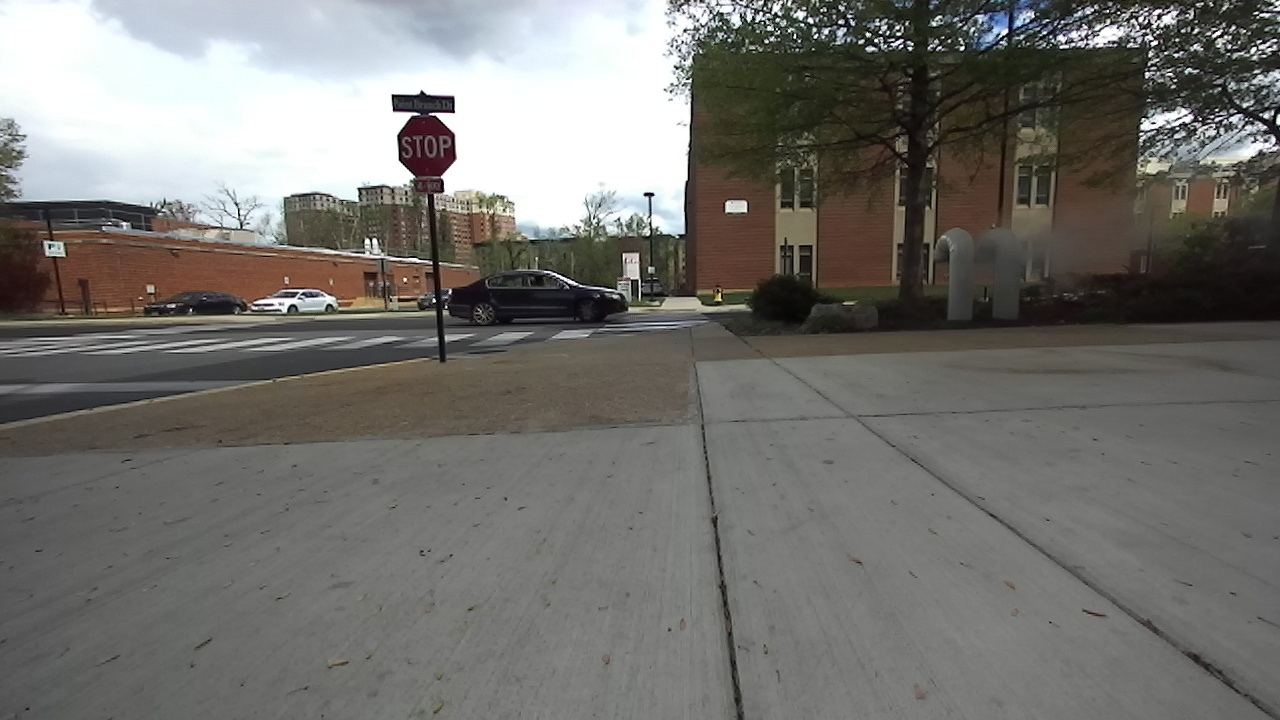
#> input picture src_imgs/stop.jpg, 1280 x 720 px
$ python corner_detection_cv.py
#> lines starting #> are read from the running program, lines starting #| are printed output that depends on the picture; after the words box and inside, x2 and y2 are one past the last pixel; in counts of white or black regions, pixels touching at a corner belong together
'''
Author: Mudit Singal
Project: Stop Sign corner detection for camera pose estimation
University: University of Maryland, College Park
'''

# Imporing the necessary libraries
import matplotlib.pyplot as plt
import numpy as np
import math
import os
import datetime
import cv2

# Reading the path
curr_pwd = os.getcwd()
img_path = curr_pwd + "/.." + '/src_imgs/'
CASE = 3
margin_percent = 4 / 100

'''
stop  -> 397, 115, 458, 177

stop2 -> 290, 274, 373, 301
595, 120, 655, 184

stop3 -> 494, 178, 535, 222

stop4 -> 696, 166, 726, 210
'''

img1 = cv2.imread(img_path + "stop.jpg")
#> img1 is the input picture: shape (720, 1280, 3); mean B, G, R 110.7, 114.5, 115.8
img2 = cv2.imread(img_path + "stop2.jpg")
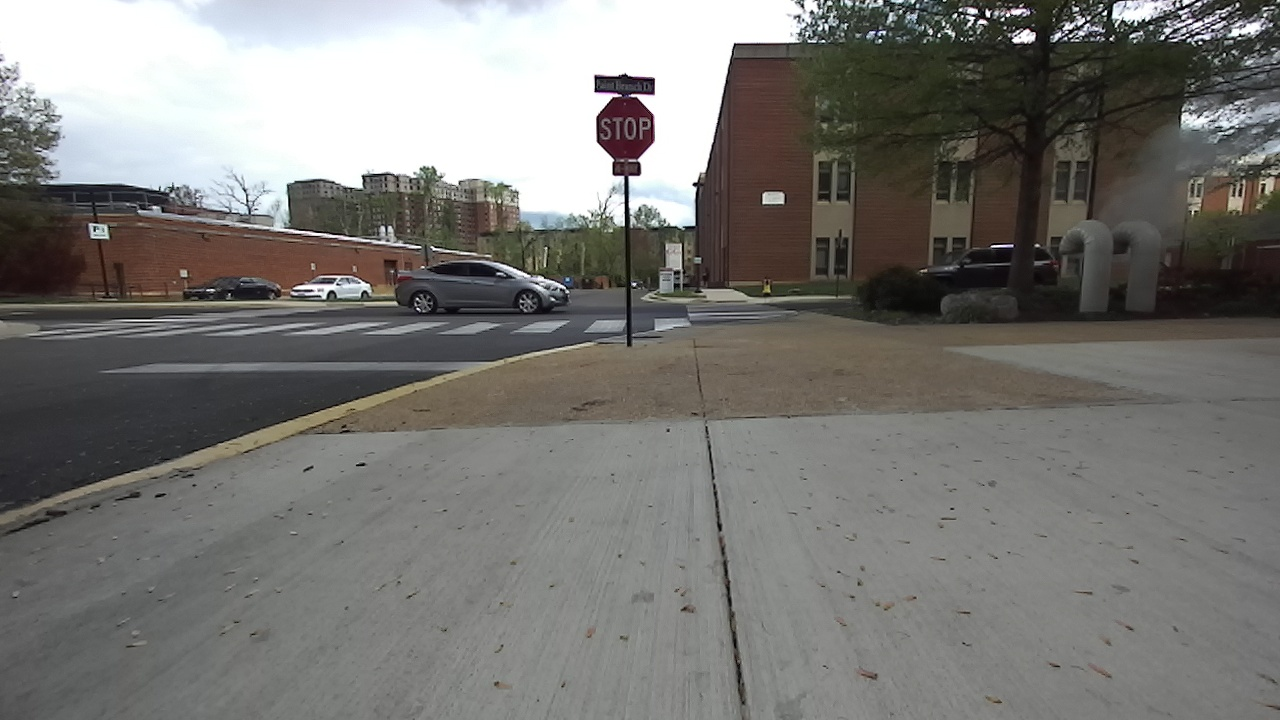
#> input picture src_imgs/stop2.jpg, 1280 x 720 px
#> img2 is the input picture: shape (720, 1280, 3); mean B, G, R 116.4, 119.6, 120.8
img3 = cv2.imread(img_path + "stop3.jpg")
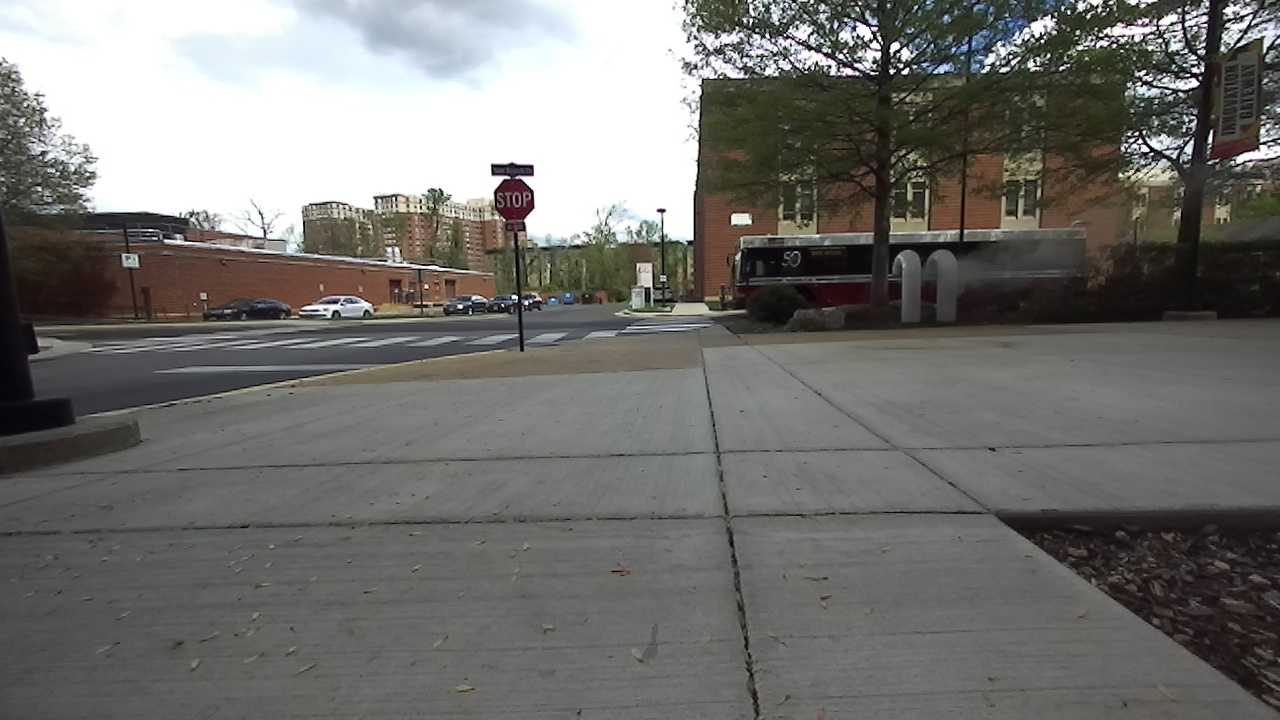
#> input picture src_imgs/stop3.jpg, 1280 x 720 px
#> img3 is the input picture: shape (720, 1280, 3); mean B, G, R 110.7, 114, 114.6
img4 = cv2.imread(img_path + "stop4.jpg")

# Considering the 4 cases of stop signs, later this will be integrated with YOLO to eliminate separate cases
if CASE == 0:
    box_tl_x = 397
    box_tl_y = 115
    box_br_x = 458
    box_br_y = 177
    img = img1

elif CASE == 1:
    box_tl_x = 596
    box_tl_y = 97
    box_br_x = 655
    box_br_y = 162
    img = img2

elif CASE == 2:
    box_tl_x = 494
    box_tl_y = 178
    box_br_x = 535
    box_br_y = 222
    img = img3

elif CASE == 3:
    box_tl_x = 696
    box_tl_y = 166
    box_br_x = 726
    box_br_y = 210
    img = img4


# Adjusted box dimensions
box_w = abs(box_br_x - box_tl_x)
box_h = abs(box_br_y - box_tl_y)
margin_x = int( box_w * margin_percent )
margin_y = int( box_h * margin_percent )


# Thresholding
hue_min1 = 0
hue_max1 = 9
hue_min2 = 166
hue_max2 = 179
sat_min = 20
sat_max = 255
val_min = 10
val_max = 255

erode_kernel = np.ones((5,5), np.uint8)
dil_kernel = np.ones((5,5), np.uint8)

low_thres1 = np.array([hue_min1, sat_min, val_min])
high_thres1 = np.array([hue_max1, sat_max, val_max])

low_thres2 = np.array([hue_min2, sat_min, val_min])
high_thres2 = np.array([hue_max2, sat_max, val_max])


curr_ts = datetime.datetime.now()
print("Current timestamp: " + str(curr_ts))


# img = cv2.imread("/home/mudit/escooter_dev/images/estop1.png")
# img = cv2.imread("/home/mudit/escooter_dev/images/estop2.png")

img_hsv = cv2.cvtColor(img1, cv2.COLOR_BGR2HSV)
#> img_hsv: shape (720, 1280, 3); mean H, S, V 38.8, 29, 118.2

img_hsv[:, :, 1] = cv2.equalizeHist(img_hsv[:, :, 1])
#> img_hsv: shape (720, 1280, 3); mean H, S, V 38.8, 127.8, 118.2
img_hsv[:, :, 2] = cv2.equalizeHist(img_hsv[:, :, 2])
#> img_hsv: shape (720, 1280, 3); mean H, S, V 38.8, 127.8, 129.5

img_eq = cv2.cvtColor(img_hsv, cv2.COLOR_HSV2BGR)
print(img_eq.shape)
#| (720, 1280, 3)
cv2.imwrite("stop_eq.jpg", img_eq)

mask1 = cv2.inRange(img_hsv, low_thres1, high_thres1)
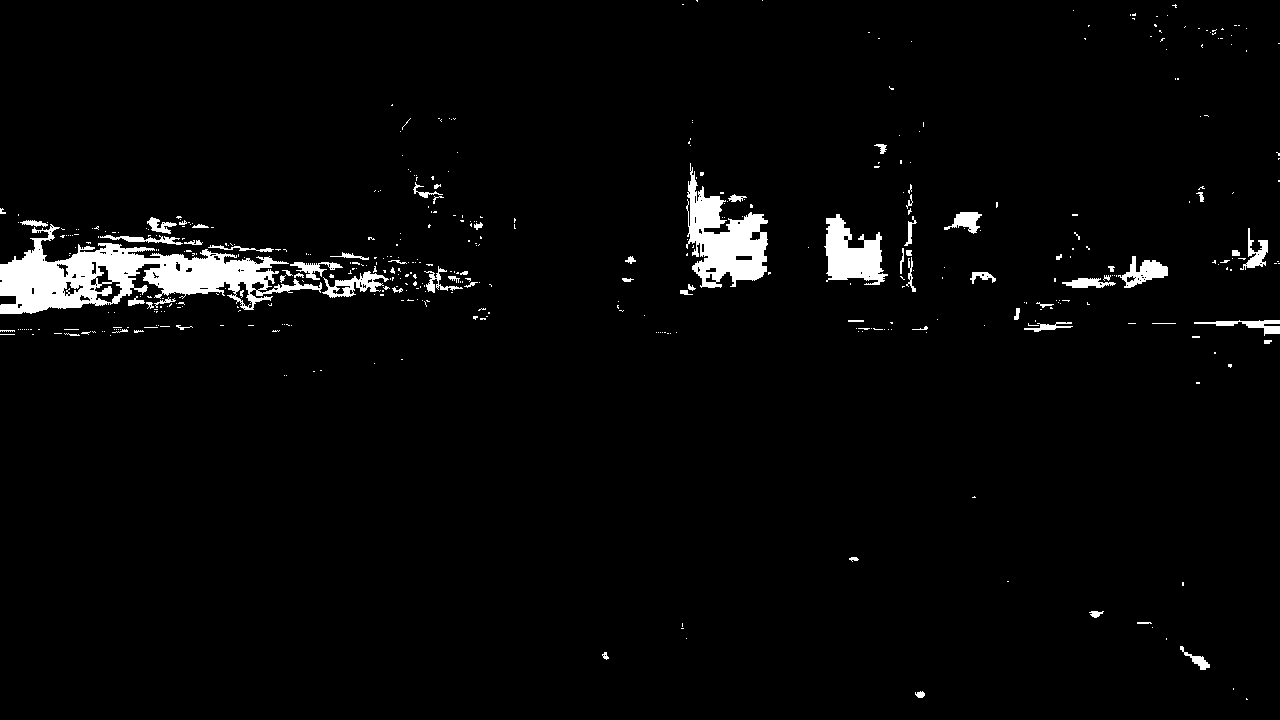
#> mask1: shape (720, 1280); 3% white; 452 white regions (383 under 20 px), largest, box (x1, y1, x2, y2) and area: (0, 224, 322, 314) 11471, (686, 163, 768, 288) 5016, (824, 214, 888, 285) 2580
mask2 = cv2.inRange(img_hsv, low_thres2, high_thres2)
#> mask2: shape (720, 1280); 0.43% white; 187 white regions (176 under 20 px), largest, box (x1, y1, x2, y2) and area: (399, 116, 459, 194) 2997, (0, 296, 16, 304) 90, (156, 303, 170, 312) 52
mask = mask1 + mask2
#> mask: shape (720, 1280); 3.4% white; 464 white regions (389 under 20 px), largest, box (x1, y1, x2, y2) and area: (0, 222, 389, 314) 12469, (686, 163, 768, 288) 5044, (399, 116, 459, 198) 3166
masked_img = cv2.bitwise_and(img_eq, img_eq, mask=mask)
# [4 lines of commented-out code are left out]


masked_img[:box_tl_y - margin_y] = 0
masked_img[box_br_y + margin_y:] = 0
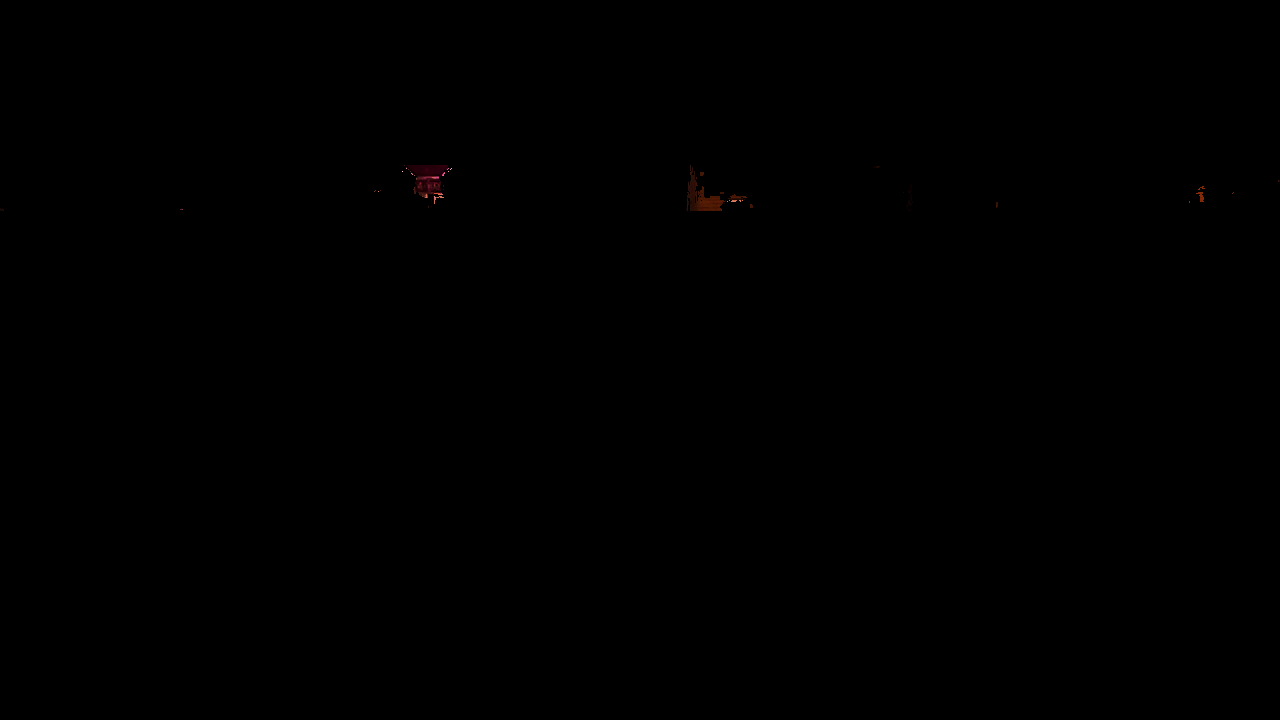
#> masked_img: shape (720, 1280, 3); mean B, G, R 0, 0, 0.1
masked_img[:, :box_tl_x - margin_x] = 0
#> masked_img: shape (720, 1280, 3); 0.13% of pixels changed, all inside (x1, y1, x2, y2) = (0, 165, 695, 211)
masked_img[:, box_br_x + margin_x:] = 0
#> masked_img: shape (720, 1280, 3); mean B, G, R 0, 0, 0
# 696, 166, 726, 210


#> (the run stopped early here; a loop or call above may not have finished)
